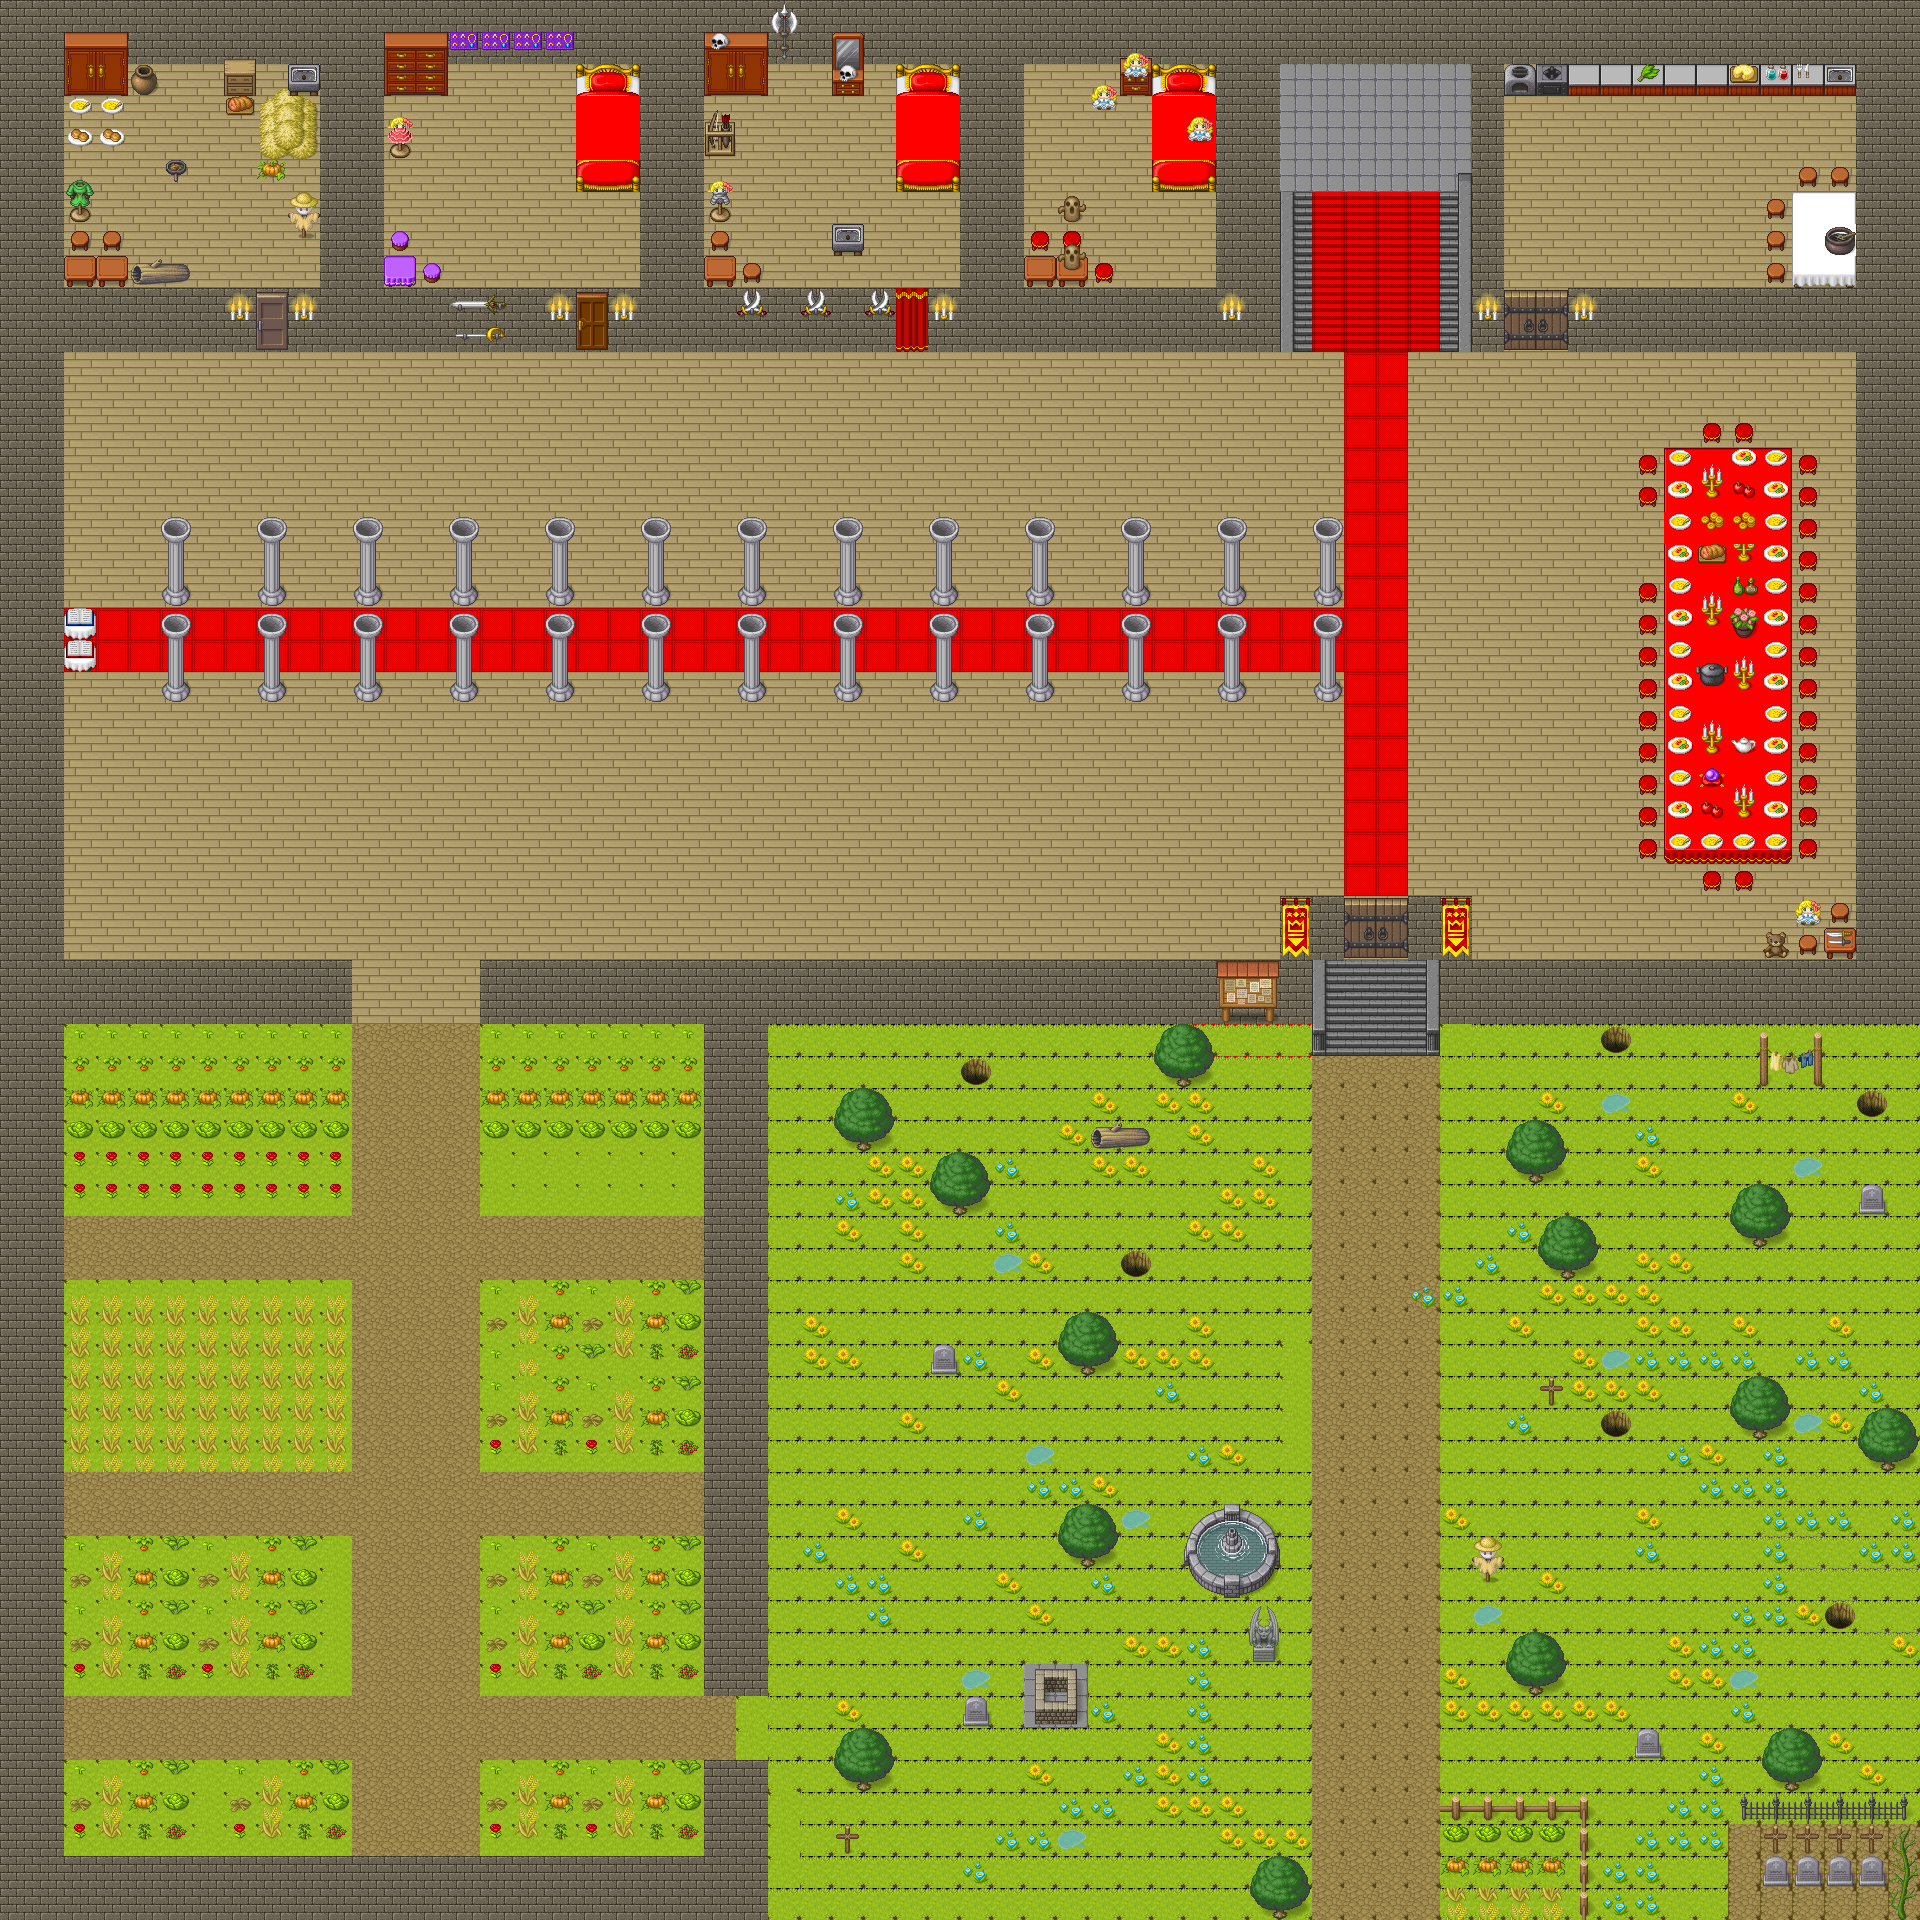

A 2D game scene composited from a Tiled map and its tileset images. What follows is a short description and the map's XML, with each tile layer's data collapsed to a summary:
An orthogonal 60x60 tile map with 32x32 px tiles, 8 tile layers (start, colision, website, sol, ...), 1 hidden layer not drawn.

<map version="1.5" tiledversion="1.6.0" orientation="orthogonal" renderorder="right-down" width="60" height="60" tilewidth="32" tileheight="32" infinite="0" nextlayerid="19" nextobjectid="1">
 <editorsettings>
  <export target="10le chateau de treguil.json" format="json" />
 </editorsettings>
 <tileset firstgid="1" source="[Base]BaseChip_pipo.tsx" />
 <layer id="13" name="start" width="60" height="60">
  <data>[3600 cells, 21 non-empty, 6 distinct tile ids]</data>
 </layer>
 <layer id="12" name="colision" width="60" height="60">
  <data>[3600 cells, 719 non-empty, 1 distinct tile ids]</data>
 </layer>
 <layer id="18" name="website" width="60" height="60">
  <properties>
   <property name="openWebsite" value="/pageWeb/HTML/page1.html" />
  </properties>
  <data>[3600 cells, 20 non-empty, 1 distinct tile ids]</data>
 </layer>
 <layer id="2" name="sol" width="60" height="60">
  <data>[3600 cells, 3584 non-empty, 7 distinct tile ids]</data>
 </layer>
 <layer id="3" name="mur" width="60" height="60">
  <data>[3600 cells, 716 non-empty, 15 distinct tile ids]</data>
 </layer>
 <layer id="5" name="divers" width="60" height="60">
  <data>[3600 cells, 772 non-empty, 108 distinct tile ids]</data>
 </layer>
 <layer id="8" name="OBJETS" width="60" height="60">
  <data>[3600 cells, 237 non-empty, 69 distinct tile ids]</data>
 </layer>
 <layer id="4" name="escalier" width="60" height="60">
  <data>[3600 cells, 66 non-empty, 8 distinct tile ids]</data>
 </layer>
 <objectgroup id="16" name="floorLayer" />
 <layer id="17" name="toit" width="60" height="60" visible="0">
  <data>[3600 cells, 2508 non-empty, 5 distinct tile ids]</data>
 </layer>
</map>
